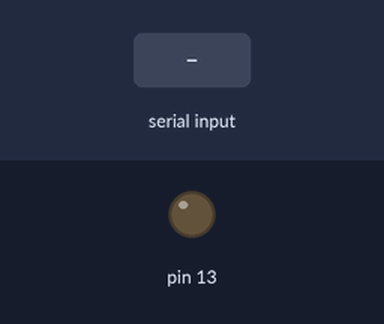
Simulated run of this sketch. Board: Arduino Uno, built with avr-gcc and run on an emulated ATmega328P. On the bench: output pins drawn as LEDs (lit = HIGH). The test bench sets the inputs (shaded band).

Above: at 4.4 s.
4.5 s: "1" received over the second serial link
At 5.5 s:
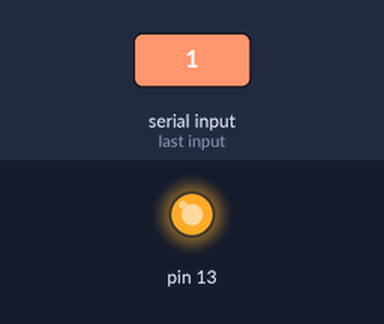
Timing chart, 0 to 7.5 s (numbered marks = the images above; inputs shaded):
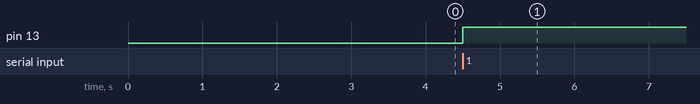

Measured:
- after the input at 4.5 s, pin 13: LOW → HIGH at once

The sketch:

Bluetooth.ino
```cpp
#include <SoftwareSerial.h>
/**
 * Copyright 2020 © John Melody Melissa
 * <p>
 * Licensed under the Apache License, Version 2.0 (the "License");
 * you may not use this file except in compliance with the License.
 * You may obtain a copy of the License at
 * <p>
 * http://www.apache.org/licenses/LICENSE-2.0
 * <p>
 * Unless required by applicable law or agreed to in writing, software
 * distributed under the License is distributed on an "AS IS" BASIS,
 * WITHOUT WARRANTIES OR CONDITIONS OF ANY KIND, either express or implied.
 * See the License for the specific language governing permissions and
 * limitations under the License.
 *
 * @Author : John Melody Melissa
 * @Copyright: John Melody Melissa & Tan Sin Dee © Copyright 2020
 * @INPIREDBYGF: Cindy Tan <3
 * @Class: Bluetooth.ino
 */
SoftwareSerial bluetooth (2, 4);

unsigned long previousMillis = 0;
const long interval = 500;
static uint32_t tmp;

void setup() {
  pinMode(13, OUTPUT);
  bluetooth.begin(9600);
  delay(200);
  bluetooth.print("AT+NAME https://johnmelodyme.github.io/");
  delay(3000);
}

void loop() {
  if (bluetooth.available()){
    if (bluetooth.read() == '1') {
      digitalWrite(13, !digitalRead(13));
    }
  }
}
```
